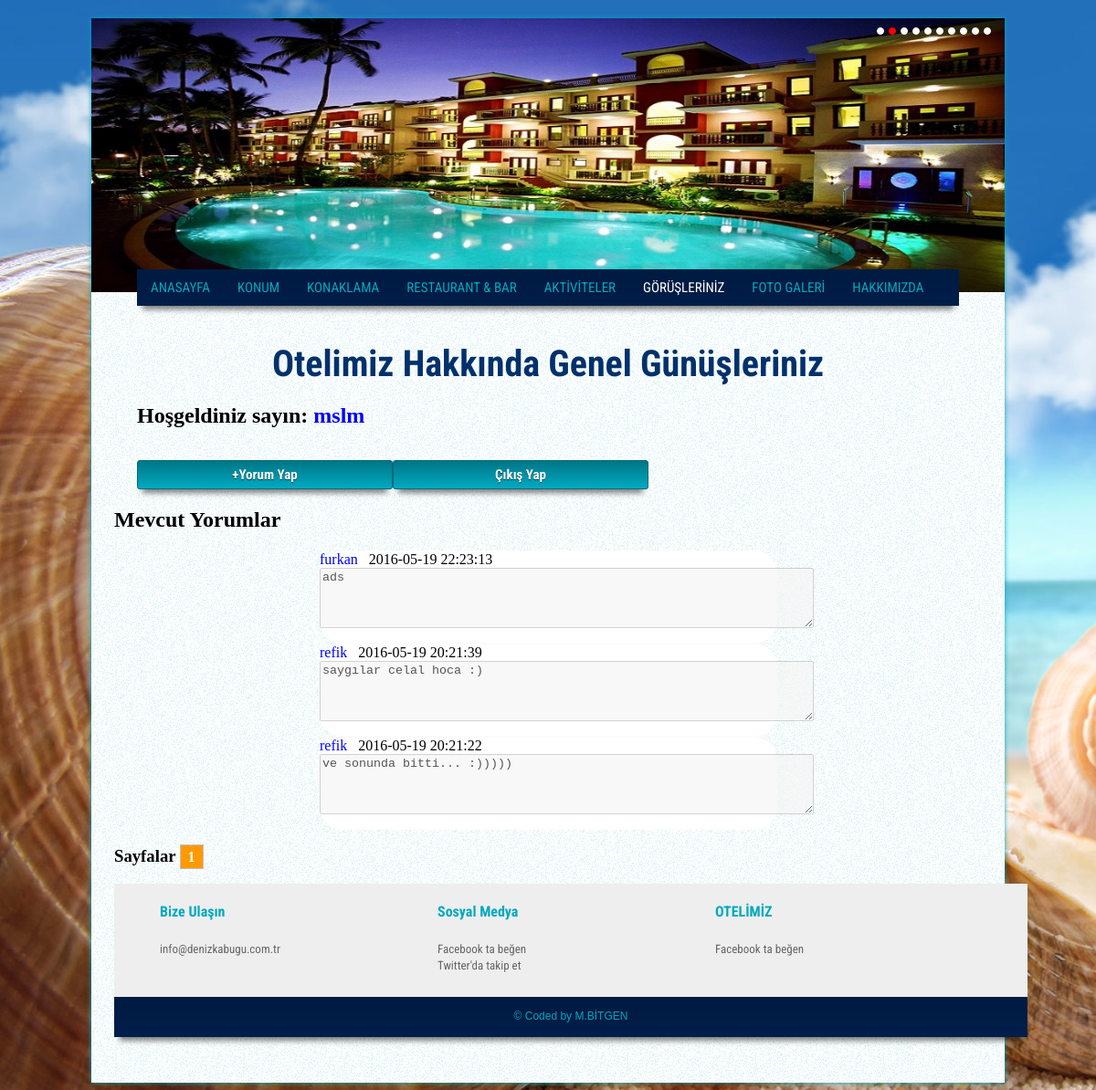
The page /gorusleriniz.php (signed in) on the database its author committed.
### tables this page shows
CREATE TABLE IF NOT EXISTS `yorumlar` (
  `yorum_id` int(11) NOT NULL AUTO_INCREMENT,
  `kullanici_adi` varchar(255) NOT NULL,
  `yorum_tarih` datetime NOT NULL DEFAULT CURRENT_TIMESTAMP,
  `yorum_yorum` text NOT NULL,
  PRIMARY KEY (`yorum_id`)
);

### yorum-goster.php (the view, shortened to what this page needs)
<?php
	$sayfa		=	@$_GET["s"];
	if(empty($sayfa) || !is_numeric($sayfa)){
		$sayfa	=	1;
	}
	$kacar		=	5;
	$ksayisi	=	mysql_num_rows(mysql_query("select yorum_id from yorumlar"));
	$ssayisi	=	ceil($ksayisi/$kacar);
	$nereden	=	($sayfa*$kacar)-$kacar;
	$result		=	mysql_query("select * from yorumlar order by yorum_id DESC limit $nereden,$kacar");
	?>
	<h2>Mevcut Yorumlar</h2>
	<?php while($rows=mysql_fetch_array($result)){
			extract($rows); ?>
	<div>
			<div id="ana_div"><font color="#0000FF"><?php echo $rows['kullanici_adi']; ?></font>&nbsp;&nbsp;&nbsp;<?php echo $rows['yorum_tarih']; ?><br/>
			<textarea cols="65" rows="4" disabled><?php echo $rows['yorum_yorum']; ?></textarea></div>
	<?php
		}
	?>
	</div>
	<h3 style="display: inline-block;">Sayfalar</h3>
	<?php
		for ($i=1; $i<=$ssayisi; $i++){
		echo "<a style='padding: 4px 8px; margin-right: 8px; border:1px solid #c2c2c2; background: #ff9900; color: #fff; font-weight: bold;' href='?s={$i}'";
		if($i == $sayfa){
			echo "class='aktif'";
		}
		echo ">{$i}</a>";
	}
	?>

### css/style.css (style rules this page uses)
a { text-decoration: none; }
body { background: url(../image/otel.jpg); background-repeat: no-repeat; background-attachment: fixed; }
#ana_div { display: block; width: 500px; height: 100px; background: #fff; margin-right: 5px; border: 1px solid #fcfcfc; border-radius: 25px; margin: auto; }

### rows shown on the page
yorumlar: kullanici_adi "furkan", yorum_tarih "2016-05-19 22:23:13", yorum_yorum "ads"
yorumlar: kullanici_adi "refik", yorum_tarih "2016-05-19 20:21:39", yorum_yorum "saygılar celal hoca :)"
yorumlar: kullanici_adi "refik", yorum_tarih "2016-05-19 20:21:22", yorum_yorum "ve sonunda bitti... :)))))"

### other values the page prints
$_SESSION["kullanici_adi"] "mslm"
